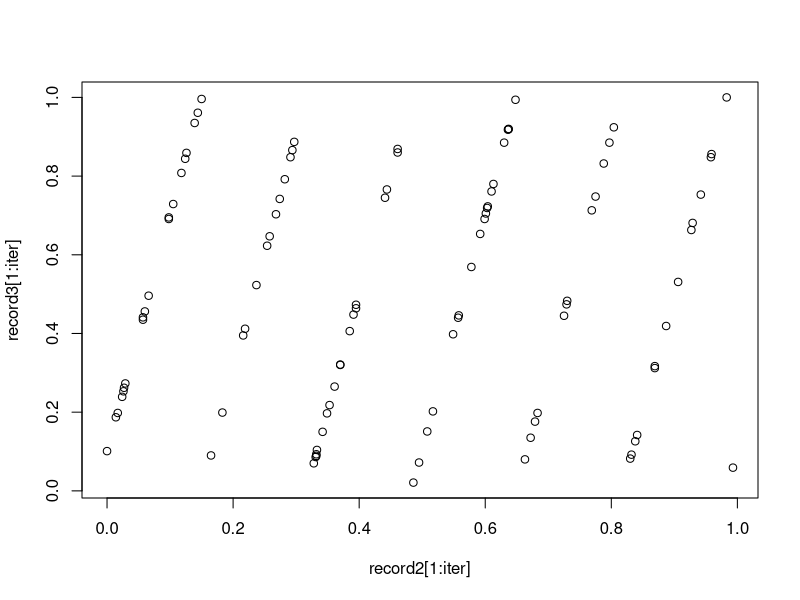
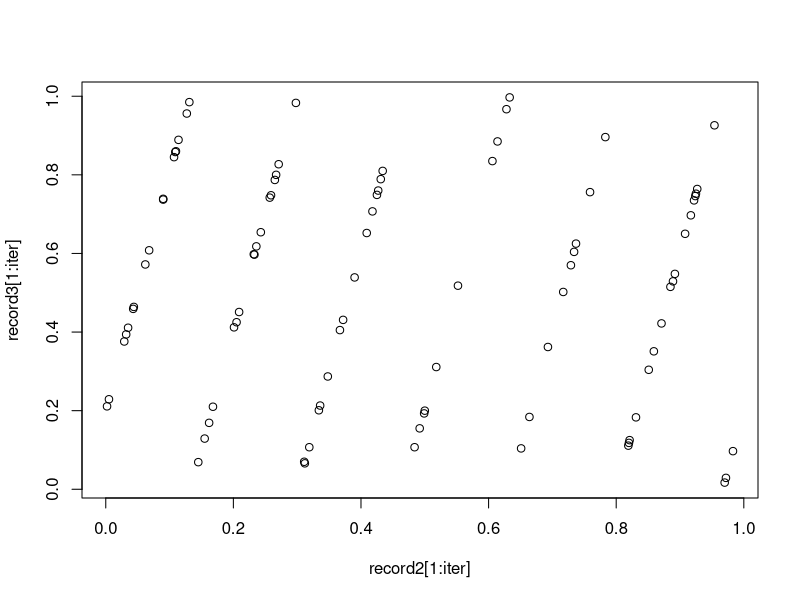
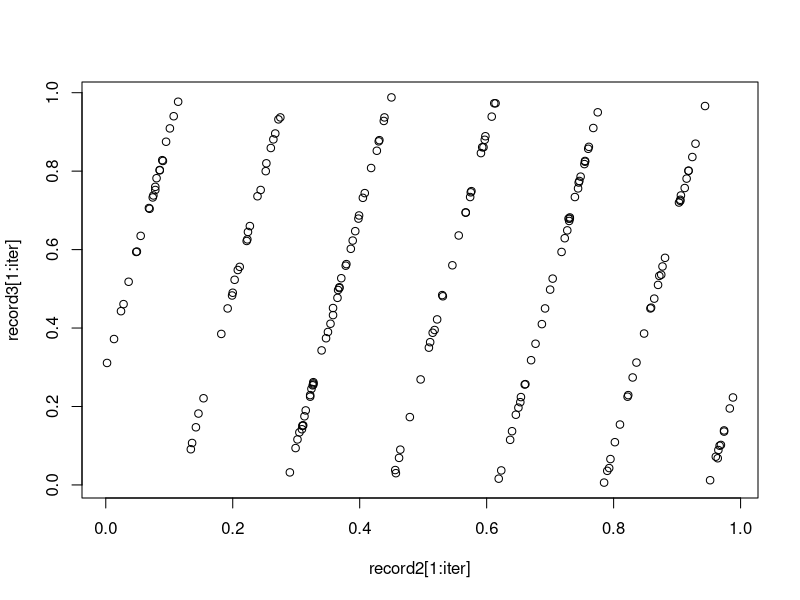
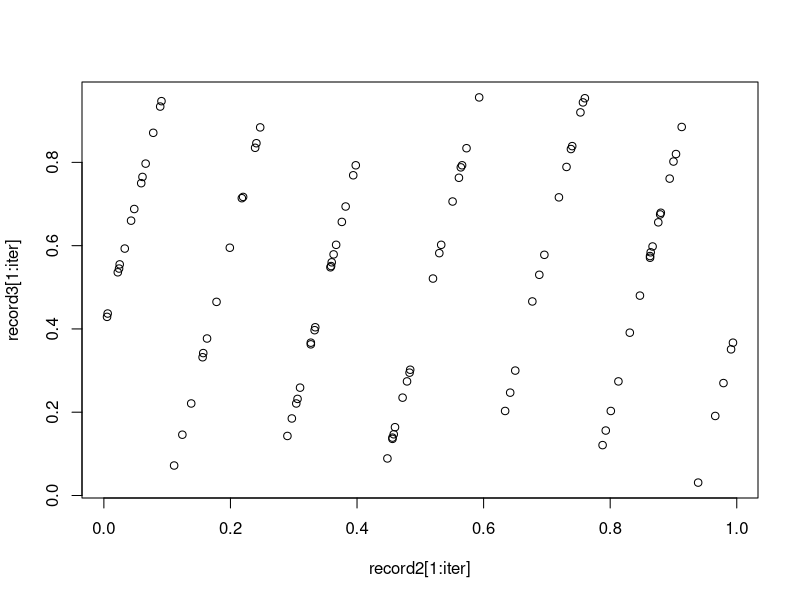
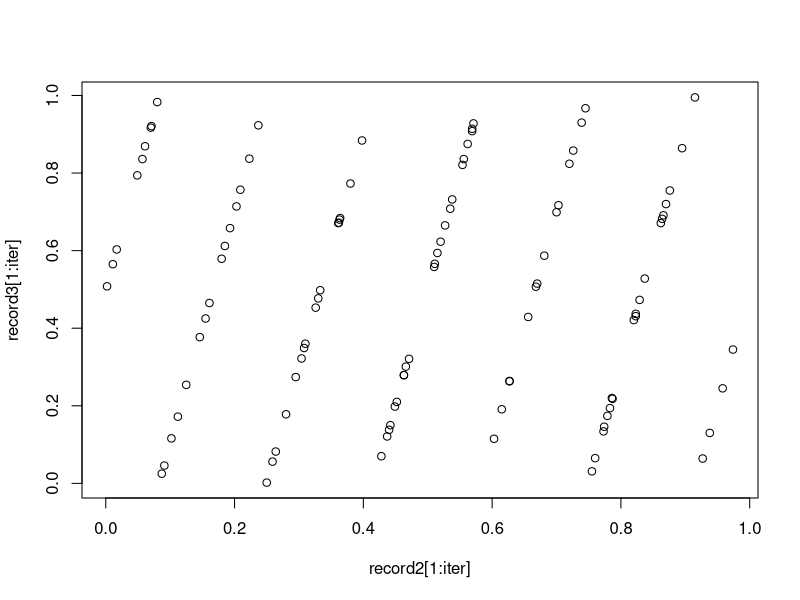
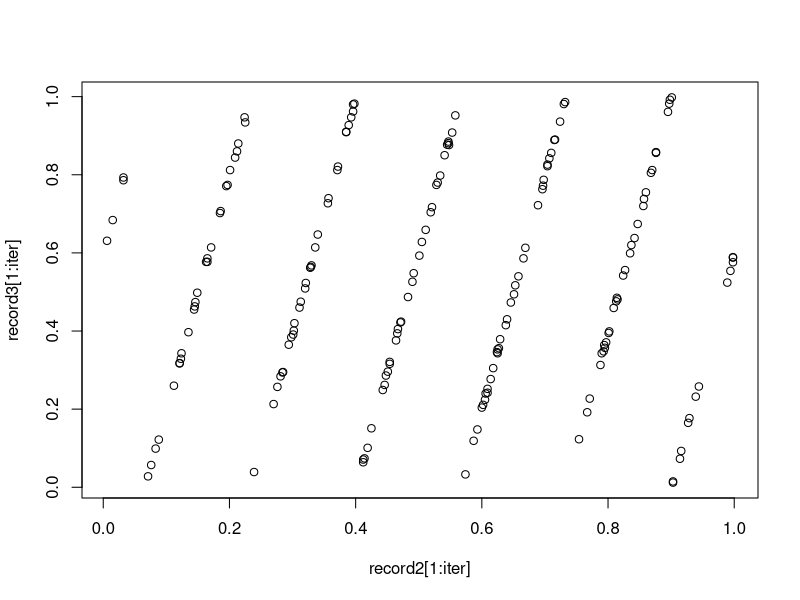
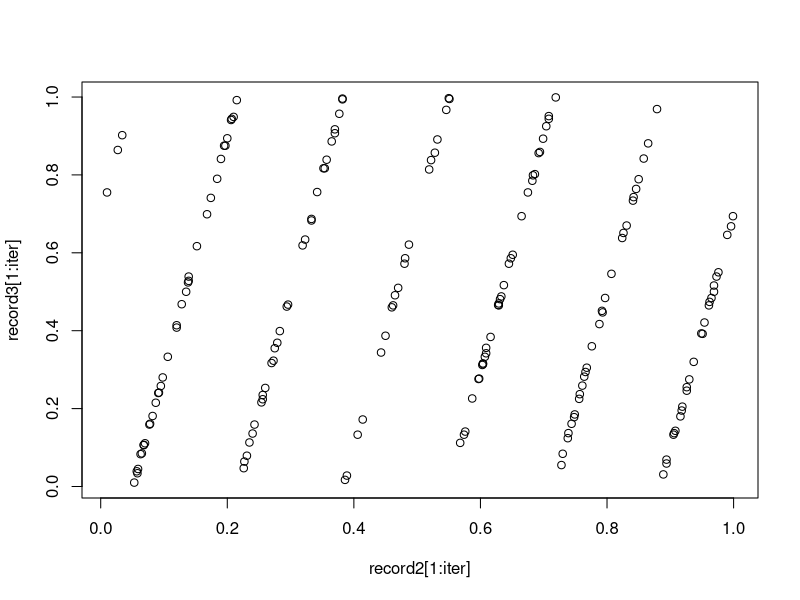
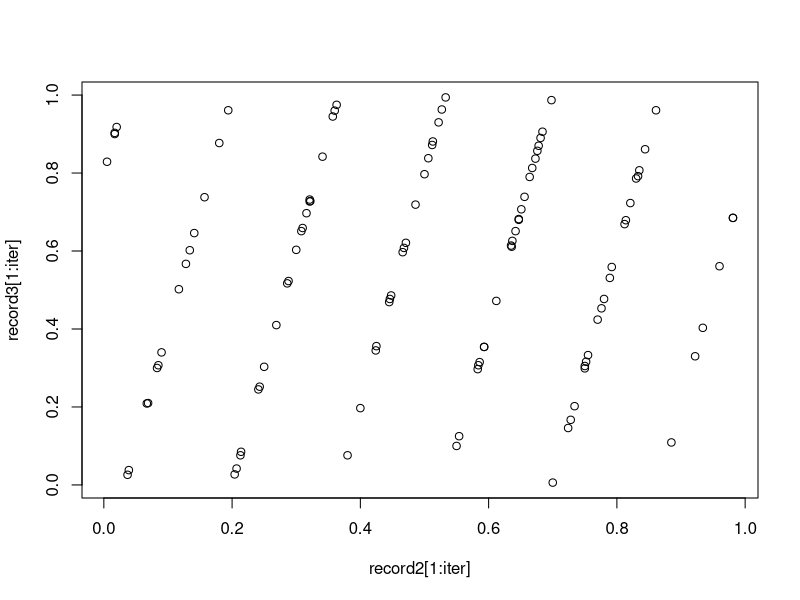

These charts were generated, in order, by the following R code:
## ---- chunk 1
fib <- c(1: 32)
ratio <- c(1: 30)
fib[2] <- 1

for (i in 1: 30){
  fib[i + 2] <- fib[i] + fib[i + 1]
  ratio[i] <- fib[i + 1] / fib[i]
}

ratio
## ---- chunk 2
(1 + sqrt(5)) / 2
## ---- chunk 3
answer <- 0
for (j in 1: 5) answer <- answer + j
answer
## ---- chunk 4
answer <- NULL
for (j in 1: 5) answer <- c(answer, j)
answer
## ---- chunk 5
answer <- 0
for (j in 1: 5) answer <- c(answer, j)
answer
## ---- chunk 6
answer <- 1
for (j in 1: 5) answer <- answer * j
answer
## ---- chunk 7
answer <- 3
for (j in 1: 5) answer <- c(answer, (7 * answer[j]) %% 31)
answer
## ---- chunk 8
calcInterestGIC <- function(G, years){
  if (years <= 3)
    return (G * ((1 + 0.04) ^ years - 1))
  else
    return (G * ((1 + 0.05) ^ years - 1))
}

## ---- chunk 9
calcReturnMortgage <- function(n, P, open){
  if (open) i = 0.005
  else      i = 0.0004
  
  return (P * i / (1 - (1 + i) ^ (-n)))
}
## ---- chunk 10
Fib1 <- 1
Fib2 <- 1
Fibonacci <- c(Fib1, Fib2)

while(Fibonacci[length(Fibonacci)] < 300){
  Fibonacci <- c(Fibonacci, sum(Fibonacci[(length(Fibonacci) - 1): length(Fibonacci)]))
}
Fibonacci
## ---- chunk 11
calcInterestRate <- function(i){
  record <- -1;
  eps <- 1e-6
  
  while (abs(record - i) > eps){
    record <- i
    i <- (1 - (1 + i) ^ (-20)) / 19
  }
  
  return(i)
}


calcInterestRate(0.006)
## ---- chunk 12
for (i in -3: 3)
  print(calcInterestRate(10 ^ i))
## ---- chunk 13
calcInterestRate <- function(i){
  record <- -1;
  eps <- 1e-6
  iteration <- 0;
  
  while (abs(record - i) > eps){
    record <- i
    i <- (1 - (1 + i) ^ (-20)) / 19
    iteration <- iteration + 1
  }
  
  return(c(i, iteration))
}

sprintf("Result: %f, iterations: %d", calcInterestRate(0.006)[1], round(calcInterestRate(0.006)[2]))
## ---- chunk 14
for (i in -3: 3)
  print(calcInterestRate(10 ^ i))
## ---- chunk 15
Eratosthenes <- function(n) {
  # Print prime numbers up to n
  if (n >= 2) {
    sieve <- seq(2, n)
    primes <- c()
    while (length(sieve) > 0) {
      p <- sieve[1]
      primes <- c(primes, p)
      # After pushing back the minimal prime number
      sieve = sieve[(sieve %% p) != 0]
      # remove all numbers which can be divided by this prime number
    }
    return(primes)
  } else {
    stop("Input value of n should be at least 2")
  }
}
## ---- chunk 16
Eratosthenes <- function(n) {
  # Print prime numbers up to n
  if (n >= 2) {
    sieve <- seq(2, n)
    primes <- c()
    while (length(sieve) > 0) {
      p <- sieve[1]
      primes <- c(primes, p)
      # After pushing back the minimal prime number
      sieve = sieve[(sieve %% p) != 0]
      # Remove all numbers which can be divided by this prime number
      
      # If p >= sqrt(n), all remaining entries in sieve is prime
      # Do not need further elimination, add all entries in sieve to prime
      if (p >= sqrt(n)){
        primes = c(primes, sieve);
        break
      }
    }
    return(primes)
  } else {
    stop("Input value of n should be at least 2")
  }
}
## ---- chunk 17
compound.interest <- function(P, n, i.r) {
  return (P * (1 + i.r) ^ n);
}
## ---- chunk 18
compound.interest(1000, 30, 0.01)
## ---- chunk 19
find_zero <- function(f, a, b, epsilon) {
  m = (b + a) / 2
  if (b - a < epsilon || abs(m) < 1e-9)
    return (m)
  
  if (f(a) * f(m) < 0)
    return (find_zero(f, a, m, epsilon))
  else
    return (find_zero(f, m, b, epsilon))
  
  if (abs(f(a)) < 1e-9)
    return (a)
  if (abs(f(b)) < 1e-9)
    return (b)
}

# test case: function y = x - 1 on interval [-1, 2], epsilon = 1e-9
find_zero(function(x) x - 1, -1, 2, 1e-9)
## ---- chunk 20
factorial <- function(n) {
  return (prod(1: n))
}

factorial(10)
factorial(50)
factorial(100)
factorial(1000)
## ---- chunk 21
# bigInt is a class that each digit is reserved and restored in a list
# e.g. bigInt(321) = c(1, 2, 3)

print.bigInteger <- function(bigInt) {
  len <- length(bigInt)
  result <- ''
  
  for (i in 1: len)
    result <- paste(result, bigInt[len + 1 - i], sep = '')
  
  cat(result)
  invisible(bigInt)
}

factorial.bigInteger <- function(n) {
  ans.bigInt <- c(1)
  for (i in 1: n) {
    ans.bigInt <- ans.bigInt * i
    up <- 0;
    for (j in 1: length(ans.bigInt)){
      ans.bigInt[j] <- ans.bigInt[j] + up
      up <- floor(ans.bigInt[j] / 10)
      ans.bigInt[j] <- ans.bigInt[j] - up * 10
    }
    while (up > 0){
      ans.bigInt <- c(ans.bigInt, up %% 10)
      up <- floor(up / 10)
    }
  }
  class(ans.bigInt) <- "bigInteger"
    
  return (ans.bigInt)
}

factorial.bigInteger(10)
factorial.bigInteger(50)
factorial.bigInteger(100)
factorial.bigInteger(1000)
## ---- chunk 22
binomialCoef <- function(n, m) {
  return (factorial(n) / factorial(m) / factorial(n - m))
}
## ---- chunk 23
binomialCoef(4, 2)
binomialCoef(50, 20)
binomialCoef(5000, 2000)
## ---- chunk 24
improvedBinomialCoef <- function(n, m) {
  numExp = sum(log((m + 1): n)) - sum(log(1: (n - m)))
  if (exp(numExp) < Inf)
    return (exp(numExp))
  else
    return (paste('e ^', as.character(numExp)))
}
## ---- chunk 25
improvedBinomialCoef(4, 2)
improvedBinomialCoef(50, 20)
improvedBinomialCoef(5000, 2000)
## ---- chunk 26
Randu <- function(N, x) {
  lst <- c(1: N)
  for (i in 1: N) {
    x <- (x * 65539) %% (2 ^ 31)
    lst[i] <- round(x / (2 ^ 31), digits = 3)
  }
  
  return (lst)
}

len = 300000

myList <- Randu(len, 142857)
row1 <- c()
row2 <- c()
row3 <- c()
for (i in 1: len) {
  if (i %% 3 == 1) row1 <- c(row1, myList[i])
  if (i %% 3 == 2) row2 <- c(row2, myList[i])
  if (i %% 3 == 0) row3 <- c(row3, myList[i])
}

for (j in 1: 9) {
  x <- j * 0.1
  record2 <- c(1: 100000)
  record3 <- c(1: 100000)
  iter <- 0
  
  for(i in 1: (len / 3)) {
    if (abs(x - row1[i]) < 1e-3) {
      iter <- iter + 1
      record2[iter] <- row2[i]
      record3[iter] <- row3[i]
    }
  }
  if(iter > 0) {
    sprintf("j=%d", j)
    plot(record2[1: iter], record3[1: iter])
  }
}
## ---- chunk 27
directpoly <- function(P, x) {
  ans <- 0
  for (i in 1: length(P)) 
    ans <- ans + P[i] * x ^ (i - 1)
  
  return (ans)
}

#test this function
P <- c(1, 2, 1)
# y = x^2 + 2x + 1
x <- 1
directpoly(P, x)
## ---- chunk 28
hornerpoly <- function(P, x) {
  ans <- c()
  for (x_value in x) {
      a <- P[1]
      for (i in 2: length(P))
        a <- a * x_value + P[i]
      
      ans <- c(ans, a)
  }
  return (ans)
}

#test this function
P <- c(1, 2, 1)
# y = x^2 + 2x + 1
x <- c(-2, -1, 0, 1, 2)
hornerpoly(P, x)
